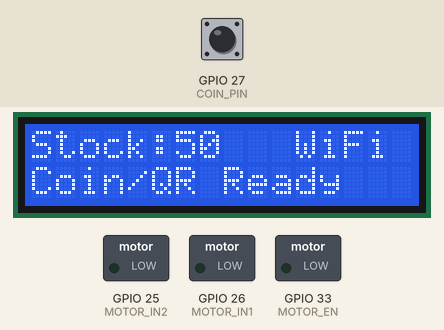
Bench run of a sketch on a simulated ESP32. On the bench: 16×2 character LCD, switched loads named in the sketch (green lamp = pin HIGH). The inputs (shaded band) are chosen by the test bench; at power-on: GPIO 27 (COIN_PIN) HIGH. WiFi joins after 1.5 s; servers stay silent unless stated; uploads are accepted with an empty reply.

Above: at 2.9 s.
3.0 s: GPIO 27 (COIN_PIN) pulled LOW for 0.15 s
At 5.8 s:
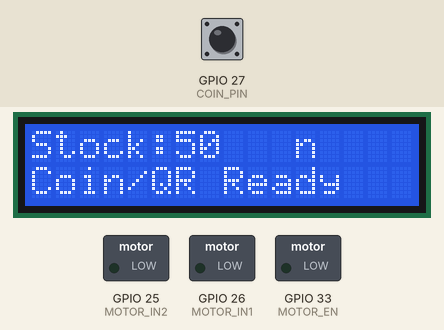
6.1 s: GPIO 27 (COIN_PIN) pulled LOW for 1 s
At 7.6 s:
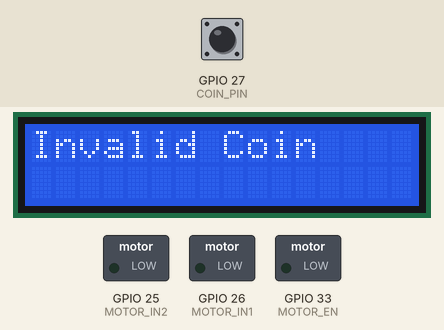
At 60.7 s:
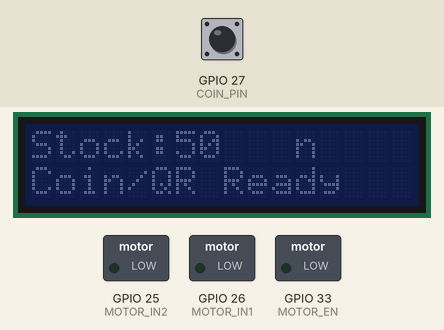
Timing chart, 0 to 61.5 s (numbered marks = the images above; inputs shaded):
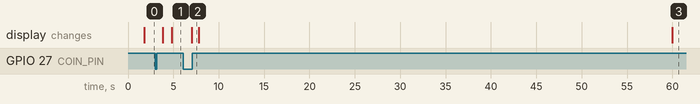

Measured:
- after the input at 3.0 s, the display: first changes after 0.82 s (image 1 shows a later state)
- after the input at 6.1 s, the display: changes after 0.92 s (image 2)

The sketch:

main.ino
```cpp
/*
 Smart Sanitary Pad Vending Machine
 ---------------------------------
 Human-readable version for final year project.

 Features:
  - Coin Acceptor (8 pulses = Rs.5)
  - QR Payment via Firebase
  - IR Sensor based dispense verification
  - L298N Motor Driver
  - 16x2 I2C LCD
  - WiFi Reconnect
  - Idle LCD Mode
*/

#include <WiFi.h>
#include <HTTPClient.h>
#include <Wire.h>
#include <LiquidCrystal_I2C.h>

LiquidCrystal_I2C lcd(0x27, 16, 2);

// ---------------- Pin Definitions ----------------
const byte COIN_PIN = 27;
const byte MOTOR_IN1 = 26;
const byte MOTOR_IN2 = 25;
const byte MOTOR_EN  = 33;
const byte IR_PIN    = 14;

// ---------------- WiFi ----------------
const char* ssid = "YOUR_WIFI_SSID";
const char* password = "YOUR_WIFI_PASSWORD";

// ---------------- Firebase ----------------
String firebaseStatusURL = "YOUR_FIREBASE_URL_HERE";
// ---------------- Machine Settings ----------------
int stock = 50;
const int MIN_PULSE = 6;
const int MAX_PULSE = 10;

const unsigned long MOTOR_RUN_TIME = 3000;
const unsigned long COIN_TIMEOUT   = 800;
const unsigned long FIREBASE_TIME  = 3000;
const unsigned long LCD_REFRESH    = 1000;
const unsigned long IDLE_TIME      = 60000;

// ---------------- Variables ----------------
bool motorRunning = false;
bool idleMode = false;
bool padDetected = false;

int pulseCount = 0;
int lastCoinState = HIGH;

unsigned long lastPulse = 0;
unsigned long motorStart = 0;
unsigned long lastFirebase = 0;
unsigned long lastLCD = 0;
unsigned long lastActivity = 0;

// ---------- Helper Functions ----------
void showMessage(String l1, String l2=""){
  lcd.clear();
  lcd.setCursor(0,0);
  lcd.print(l1);
  if(l2!=""){
    lcd.setCursor(0,1);
    lcd.print(l2);
  }
}
void wakeLCD(){
  lastActivity=millis();
  if(idleMode){
    lcd.backlight();
    idleMode=false;
  }
}
void startMotor(){
  digitalWrite(MOTOR_IN1,HIGH);
  digitalWrite(MOTOR_IN2,LOW);
  digitalWrite(MOTOR_EN,HIGH);
  motorRunning=true;
  padDetected=false;
  motorStart=millis();
}
void stopMotor(){
  digitalWrite(MOTOR_EN,LOW);
  motorRunning=false;
  if(padDetected){
    showMessage("Take Pad");
    Serial.println("Dispense Success");
  }else{
    showMessage("Dispense Error");
    Serial.println("No pad detected");
  }
}
void dispensePad(){
  if(motorRunning) return;
  if(stock<=0){ showMessage("OUT OF STOCK"); return; }
  wakeLCD();
  showMessage("Dispensing...");
  startMotor();
}
String readFirebaseStatus(){
  if(WiFi.status()!=WL_CONNECTED) return "";
  HTTPClient http;
  http.begin(firebaseStatusURL);
  String p="";
  if(http.GET()>0) p=http.getString();
  http.end();
  return p;
}
void updateFirebaseStatus(String s){
  if(WiFi.status()!=WL_CONNECTED) return;
  HTTPClient http;
  http.begin(firebaseStatusURL);
  http.addHeader("Content-Type","application/json");
  http.PUT("\"" + s + "\"");
  http.end();
}
void setup(){
  Serial.begin(115200);
  Wire.begin(21,22);
  lcd.init();
  lcd.backlight();
  pinMode(COIN_PIN,INPUT_PULLUP);
  pinMode(IR_PIN,INPUT);
  pinMode(MOTOR_IN1,OUTPUT);
  pinMode(MOTOR_IN2,OUTPUT);
  pinMode(MOTOR_EN,OUTPUT);
  digitalWrite(MOTOR_EN,LOW);
  showMessage("Connecting WiFi");
  WiFi.begin(ssid,password);
  while(WiFi.status()!=WL_CONNECTED){delay(500);}
  updateFirebaseStatus("WAIT");
}
void loop(){
  if(WiFi.status()!=WL_CONNECTED) WiFi.begin(ssid,password);

  if(!idleMode && millis()-lastActivity>IDLE_TIME){
    lcd.noBacklight();
    idleMode=true;
  }

  if(motorRunning && !padDetected && digitalRead(IR_PIN)==LOW){
    padDetected=true;
    stock--;
    stopMotor();
  }

  if(motorRunning && millis()-motorStart>MOTOR_RUN_TIME){
    stopMotor();
  }

  int state=digitalRead(COIN_PIN);
  if(lastCoinState==HIGH && state==LOW){
    pulseCount++;
    lastPulse=millis();
  }
  lastCoinState=state;

  if(pulseCount>0 && millis()-lastPulse>COIN_TIMEOUT){
    if(pulseCount>=MIN_PULSE && pulseCount<=MAX_PULSE){
      showMessage("Rs 5 Detected");
      dispensePad();
    }else{
      showMessage("Invalid Coin");
    }
    pulseCount=0;
  }

  if(millis()-lastFirebase>FIREBASE_TIME){
    lastFirebase=millis();
    if(readFirebaseStatus()=="\"PAID\""){
      showMessage("Payment Done");
      dispensePad();
      updateFirebaseStatus("WAIT");
    }
  }

  if(millis()-lastLCD>LCD_REFRESH){
    lastLCD=millis();
    lcd.setCursor(0,0);
    lcd.print("Stock:");
    lcd.print(stock);
    lcd.print("   ");
    lcd.setCursor(0,1);
    lcd.print("Coin/QR Ready ");
  }
}
```
